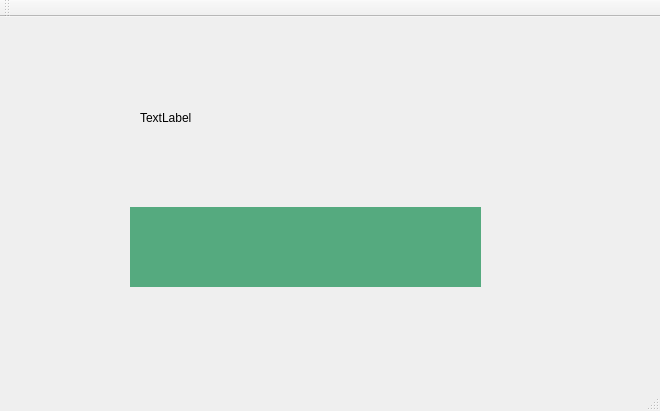
<?xml version="1.0" encoding="UTF-8"?>
<ui version="4.0">
 <class>MainWindow</class>
 <widget class="QMainWindow" name="MainWindow">
  <property name="geometry">
   <rect>
    <x>0</x>
    <y>0</y>
    <width>660</width>
    <height>411</height>
   </rect>
  </property>
  <property name="windowTitle">
   <string>MainWindow</string>
  </property>
  <widget class="QWidget" name="centralWidget">
   <widget class="QLabel" name="label">
    <property name="geometry">
     <rect>
      <x>140</x>
      <y>60</y>
      <width>301</width>
      <height>81</height>
     </rect>
    </property>
    <property name="text">
     <string>TextLabel</string>
    </property>
   </widget>
   <widget class="QWidget" name="widget" native="true">
    <property name="geometry">
     <rect>
      <x>130</x>
      <y>190</y>
      <width>351</width>
      <height>80</height>
     </rect>
    </property>
    <property name="styleSheet">
     <string notr="true">background-color: rgb(85, 170, 127);</string>
    </property>
   </widget>
  </widget>
  <widget class="QMenuBar" name="menuBar">
   <property name="geometry">
    <rect>
     <x>0</x>
     <y>0</y>
     <width>660</width>
     <height>23</height>
    </rect>
   </property>
  </widget>
  <widget class="QToolBar" name="mainToolBar">
   <attribute name="toolBarArea">
    <enum>TopToolBarArea</enum>
   </attribute>
   <attribute name="toolBarBreak">
    <bool>false</bool>
   </attribute>
  </widget>
  <widget class="QStatusBar" name="statusBar"/>
 </widget>
 <layoutdefault spacing="6" margin="11"/>
 <resources/>
 <connections/>
</ui>
